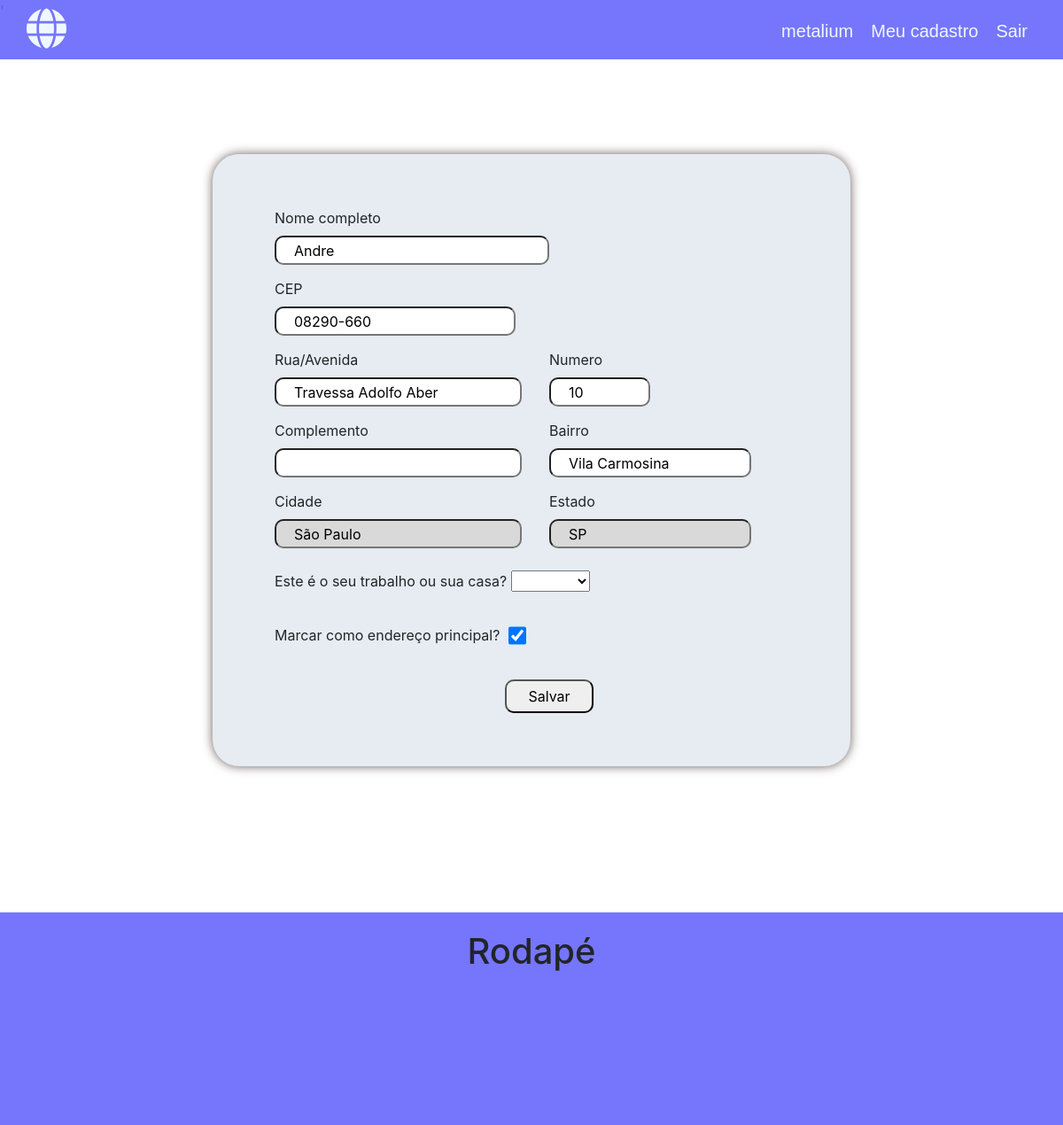
The app's page /my-profile/address/79/edit/ (signed in) with its own data.
### my_profile/models.py (models this page shows, shortened)
class Base(models.Model):
    active = models.BooleanField('Ativo', default=False)
    create = models.DateField('Criado', auto_now_add=True)
    modified = models.DateField('Modificado', auto_now=True)
    class Meta:
        abstract = True

class AddressUser(Base):
    objects = None
    user = models.ForeignKey(User, on_delete=models.CASCADE, verbose_name='Usuário')
    sender_name = models.CharField('Nome completo', max_length=100)
    postal_code = models.CharField('CEP', max_length=9)
    street_address = models.CharField('Rua/Avenida', max_length=200)
    number_address = models.CharField('Numero', max_length=20)
    neighborhood = models.CharField('Bairro', max_length=100)
    additional_info = models.CharField('Complemento', max_length=200, blank=True)
    city = models.CharField('Cidade', max_length=100)
    state = models.CharField('Estado', max_length=2)
    TYPE_ADDRESS = (
        ('casa', 'Casa'),
        ('trabalho', 'Trabalho')
    )
    type_address = models.CharField(
        'Este é o seu trabalho ou sua casa?', max_length=8, choices=TYPE_ADDRESS, default=False
    )
    class Meta:
        verbose_name = 'Endereço'
        verbose_name_plural = 'Endereços'

### my_profile/views.py (the view, shortened to what this page needs)
# urls.py: path('address/<int:pk>/edit/', views.edit_address, name='edit_address'),
@login_required(login_url='login')
def edit_address(request, pk):
    address = models.AddressUser.objects.get(id=pk, user=request.user)
    form = forms.AddressForm(request.POST or None, instance=address)
    context = {
        'address': address,
        'form': form
    }
    return render(request, 'edit_address.html', context)

### my_profile/forms.py
class AddressForm(forms.ModelForm):
    class Meta:
        model = AddressUser
        fields = (
            'sender_name', 'postal_code', 'street_address',
            'number_address', 'neighborhood', 'additional_info', 'city', 'state', 'type_address', 'active'
        )
        widgets = {
            'type_address': forms.RadioSelect,
            'city': forms.TextInput(attrs={'readonly': True}),
            'state': forms.TextInput(attrs={'readonly': True}),
        }

### my_profile/templates/edit_address.html (shortened to what this page needs)
{% extends 'base.html' %}
{% block 'content' %}
    <section class="section-address">
        <div class="form-address-container">
            <form method="post" action="{% url 'edit_address' address.pk %}">{% csrf_token %}
                <div class="block-name">
                    <label>Nome completo</label>
                    {{ form.sender_name }}
                </div>
                <div class="block-cep">
                    <label>CEP</label>
                    {{ form.postal_code }}
                </div>
                <div class="block-address">
                    <div class="address-group">
                        <label>Rua/Avenida</label>
                         {{ form.street_address }}
                    </div>
                    <div class="address-group">
                        <label>Numero</label>
                        {{ form.number_address }}
                    </div>
                </div>
                <div class="block-address">
                    <div class="address-group">
                        <label>Complemento</label>
                        {{ form.additional_info }}
                    </div>
                    <div class="address-group">
                        <label>Bairro</label>
                        {{ form.neighborhood }}
                    </div>
                </div>
                <div class="block-address">
                    <div class="address-group">
                        <label>Cidade</label>
                        {{form.city}}
                    </div>
                    <div class="address-group">
                        <label>Estado</label>
                        {{form.state}}
                    </div>
                </div>
                <div class="block-address">
                    <div class="combobox-select">
                        <label>Este é o seu trabalho ou sua casa?</label>
                        <select name="type_address" id="id_type_address" required>
                            <option value=""></option>
                            <option value="casa">Casa</option>
                        </select>
                    </div>
                </div>
                <div class="block-address">
                    <div class="checkbox-address">
                        <label>Marcar como endereço principal?</label>
                        {{ form.active }}
                    </div>
                </div>
                <div class="btn-add-address">
                    <button type="submit">Salvar</button>
                </div>
            </form>
        </div>
    </section>
{% endblock %}

### template_base/base.html (shortened to what this page needs)
<!DOCTYPE html>
{% load static %}
<html lang="pt-BR">
<head>
    <link rel="stylesheet" href="https://stackpath.bootstrapcdn.com/bootstrap/4.4.1/css/bootstrap.min.css">
    <link rel="stylesheet" href="https://cdnjs.cloudflare.com/ajax/libs/font-awesome/6.4.0/css/all.min.css" />
    <link rel="stylesheet" href="{% static 'css/style_home.css' %}">
    <link rel="stylesheet" href="{% static 'css/styles.css' %}">
    <link rel="stylesheet" href="{% static 'css/my_profile.css' %}">
</head>
<body>
    <nav>
        <div class="content-navbar">
            <a href="{% url 'home' %}"><i class="fa-sharp fa-solid fa-globe"></i></a>
            <ul>
                {% if user.is_authenticated %}
                <li><a href="#">{{user}}</a></li>
                <li><a href="{% url 'profile' %}">Meu cadastro</a></li>
                <li><a href="{% url 'logout' %}">Sair</a></li>
                {% else %}
                <li><a href="{% url 'login' %}">Entrar</a></li>
                <li><a href="{% url 'register' %}">Cadastrar</a></li>
                {% endif %}
            </ul>
        </div>
    </nav>
'
    {% block 'content' %}
    {% endblock %}
    <footer>
        <h1>Rodapé</h1>
    </footer>
</body>
</html>

### home/static/css/style_home.css (style rules this page uses)
html, body { height: 100%; }
body { display: flex; flex-direction: column; }
section { flex: 1 0 auto; }
footer { width: 100%; height: 30vh; background-color: rgb(104, 104, 252, 0.9); text-align: center; padding: 20px; flex-shrink: 0; }
nav { background-color: rgb(104, 104, 252, 0.9); height: 67px; display: flex; justify-content: center; position: fixed; width: 100%; z-index: 2; }
nav i { font-size: 45px; color: aliceblue; }
.content-navbar { margin-top: 10px; width: 95%; height: 40px; display: flex; justify-content: space-between; }
.content-navbar ul { list-style-type: none; display: flex; }
.content-navbar li { padding: 10px; font-size: 20px; font-family: Arial, Helvetica, sans-serif; color: aliceblue; }
.content-navbar a { text-decoration: none; color: aliceblue; }

### login_register_user/static/css/styles.css (style rules this page uses)
* { padding: 0; margin: 0; text-decoration: none; list-style: none; box-sizing: border-box; }

### my_profile/static/css/my_profile.css (style rules this page uses)
.section-address { padding-top: 150px; padding-bottom: 165px; }
.form-address-container { background-color: rgb(230, 236, 241); box-shadow: 0px 0px 12px 0px rgb(110, 93, 93); margin: 0 auto; width: 60%; padding: 30px; border-radius: 30px; }
.form-address-container form { margin-left: 40px; margin-top:30px; }
.form-address-container form input { display: block; height: 33px; border-radius: 10px; padding-left: 20px; }
.btn-add-address { text-align: center; padding: 30px; }
.block-name input { width: 50%; }
.block-cep, .block-address { padding-top: 15px; }
.block-address, .checkbox-address { display: flex; }
.checkbox-address input { margin-left: 10px; width: 20px; }
.checkbox-address label { margin-top: 4px; }
.btn-add-address button { width: 100px; padding: 5px; border-radius: 10px; }
.address-group { width: 50%; padding-right: 25px; }
#id_street_address, #id_additional_info, #id_city { width: 98%; }
#id_number_address { width:40%; }
#id_neighborhood, #id_state { width: 80%; }
#id_city, #id_state { background-color: rgb(218, 217, 217); cursor: not-allowed; }
.combobox-select { padding: 10px 0px 10px 0px; }

### records on screen
AddressUser: sender_name "Andre", postal_code "08290-660", street_address "Travessa Adolfo Aber", number_address "10", neighborhood "Vila Carmosina", city "São Paulo", state "SP", active "☑"

### other values on screen
{{ user }} "metalium"
